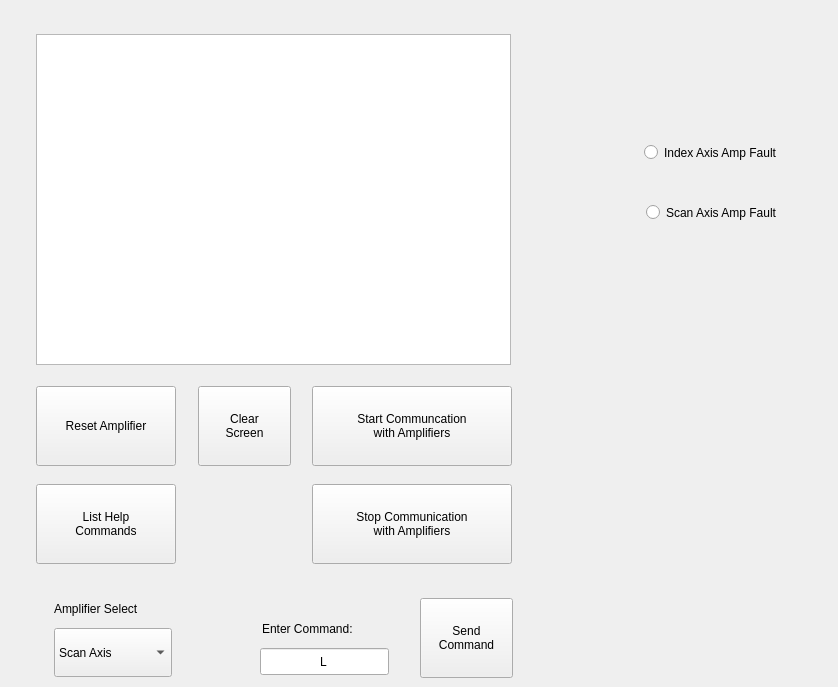
      <widget class="QWidget" name="tab_7">
       <attribute name="title">
        <string>Amplifier</string>
       </attribute>
       <widget class="QRadioButton" name="fault_scan">
        <property name="geometry">
         <rect>
          <x>646</x>
          <y>200</y>
          <width>179</width>
          <height>25</height>
         </rect>
        </property>
        <property name="text">
         <string>Scan Axis Amp Fault</string>
        </property>
        <property name="autoExclusive">
         <bool>false</bool>
        </property>
       </widget>
       <widget class="QLineEdit" name="cmd_text">
        <property name="geometry">
         <rect>
          <x>260</x>
          <y>648</y>
          <width>129</width>
          <height>27</height>
         </rect>
        </property>
        <property name="text">
         <string>L</string>
        </property>
        <property name="alignment">
         <set>Qt::AlignCenter</set>
        </property>
       </widget>
       <widget class="QComboBox" name="varedan_select">
        <property name="geometry">
         <rect>
          <x>54</x>
          <y>628</y>
          <width>118</width>
          <height>49</height>
         </rect>
        </property>
        <item>
         <property name="text">
          <string>Scan Axis</string>
         </property>
        </item>
        <item>
         <property name="text">
          <string>Index Axis</string>
         </property>
        </item>
       </widget>
       <widget class="QPushButton" name="start_program">
        <property name="geometry">
         <rect>
          <x>312</x>
          <y>386</y>
          <width>200</width>
          <height>80</height>
         </rect>
        </property>
        <property name="text">
         <string>Start Communcation
with Amplifiers</string>
        </property>
       </widget>
       <widget class="QPushButton" name="help_cmds">
        <property name="geometry">
         <rect>
          <x>36</x>
          <y>484</y>
          <width>140</width>
          <height>80</height>
         </rect>
        </property>
        <property name="text">
         <string>List Help
Commands</string>
        </property>
       </widget>
       <widget class="QPushButton" name="send_cmd">
        <property name="geometry">
         <rect>
          <x>420</x>
          <y>598</y>
          <width>93</width>
          <height>80</height>
         </rect>
        </property>
        <property name="text">
         <string>Send
Command</string>
        </property>
       </widget>
       <widget class="QPushButton" name="clear_screen">
        <property name="geometry">
         <rect>
          <x>198</x>
          <y>386</y>
          <width>93</width>
          <height>80</height>
         </rect>
        </property>
        <property name="text">
         <string>Clear 
Screen</string>
        </property>
       </widget>
       <widget class="QRadioButton" name="fault_index">
        <property name="enabled">
         <bool>true</bool>
        </property>
        <property name="geometry">
         <rect>
          <x>644</x>
          <y>140</y>
          <width>185</width>
          <height>25</height>
         </rect>
        </property>
        <property name="text">
         <string>Index Axis Amp Fault</string>
        </property>
        <property name="autoExclusive">
         <bool>false</bool>
        </property>
       </widget>
       <widget class="QPushButton" name="stop_program">
        <property name="geometry">
         <rect>
          <x>312</x>
          <y>484</y>
          <width>200</width>
          <height>80</height>
         </rect>
        </property>
        <property name="text">
         <string>Stop Communication
with Amplifiers</string>
        </property>
       </widget>
       <widget class="QPlainTextEdit" name="text_box">
        <property name="geometry">
         <rect>
          <x>36</x>
          <y>34</y>
          <width>475</width>
          <height>331</height>
         </rect>
        </property>
        <property name="readOnly">
         <bool>true</bool>
        </property>
       </widget>
       <widget class="QPushButton" name="reset_drive">
        <property name="geometry">
         <rect>
          <x>36</x>
          <y>386</y>
          <width>140</width>
          <height>80</height>
         </rect>
        </property>
        <property name="text">
         <string>Reset Amplifier</string>
        </property>
       </widget>
       <widget class="QLabel" name="label_13">
        <property name="geometry">
         <rect>
          <x>262</x>
          <y>618</y>
          <width>129</width>
          <height>21</height>
         </rect>
        </property>
        <property name="text">
         <string>Enter Command:</string>
        </property>
       </widget>
       <widget class="QLabel" name="label_104">
        <property name="geometry">
         <rect>
          <x>54</x>
          <y>598</y>
          <width>118</width>
          <height>21</height>
         </rect>
        </property>
        <property name="text">
         <string>Amplifier Select</string>
        </property>
       </widget>
      </widget>
